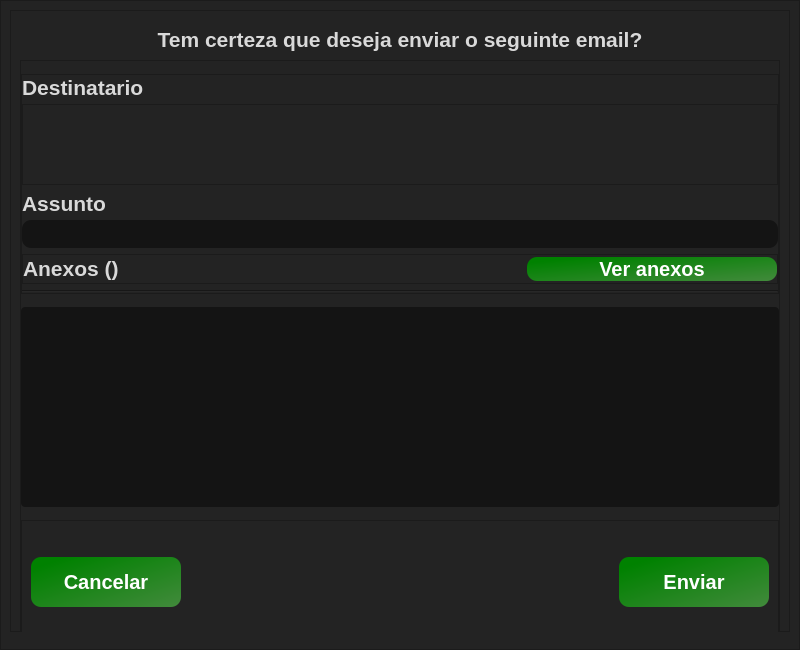
<?xml version="1.0" encoding="UTF-8"?>
<ui version="4.0">
 <class>MainWindow</class>
 <widget class="QMainWindow" name="MainWindow">
  <property name="geometry">
   <rect>
    <x>0</x>
    <y>0</y>
    <width>800</width>
    <height>650</height>
   </rect>
  </property>
  <property name="minimumSize">
   <size>
    <width>800</width>
    <height>600</height>
   </size>
  </property>
  <property name="maximumSize">
   <size>
    <width>800</width>
    <height>650</height>
   </size>
  </property>
  <property name="windowTitle">
   <string>Confirmação de email</string>
  </property>
  <widget class="QWidget" name="centralwidget">
   <layout class="QVBoxLayout" name="verticalLayout">
    <property name="spacing">
     <number>0</number>
    </property>
    <property name="leftMargin">
     <number>0</number>
    </property>
    <property name="topMargin">
     <number>0</number>
    </property>
    <property name="rightMargin">
     <number>0</number>
    </property>
    <property name="bottomMargin">
     <number>0</number>
    </property>
    <item>
     <widget class="QScrollArea" name="scrollArea">
      <property name="styleSheet">
       <string notr="true">background-color: rgb(35, 35,35);</string>
      </property>
      <property name="widgetResizable">
       <bool>true</bool>
      </property>
      <widget class="QWidget" name="scrollAreaWidgetContents">
       <property name="geometry">
        <rect>
         <x>0</x>
         <y>0</y>
         <width>798</width>
         <height>640</height>
        </rect>
       </property>
       <property name="maximumSize">
        <size>
         <width>16777215</width>
         <height>640</height>
        </size>
       </property>
       <layout class="QVBoxLayout" name="verticalLayout_2">
        <item>
         <widget class="QFrame" name="email_frame">
          <property name="maximumSize">
           <size>
            <width>16777215</width>
            <height>750</height>
           </size>
          </property>
          <property name="styleSheet">
           <string notr="true">background-color: rgb(35, 35,35);</string>
          </property>
          <property name="frameShape">
           <enum>QFrame::StyledPanel</enum>
          </property>
          <property name="frameShadow">
           <enum>QFrame::Raised</enum>
          </property>
          <layout class="QVBoxLayout" name="verticalLayout_28">
           <property name="topMargin">
            <number>15</number>
           </property>
           <property name="bottomMargin">
            <number>15</number>
           </property>
           <item>
            <widget class="QLabel" name="label_39">
             <property name="minimumSize">
              <size>
               <width>0</width>
               <height>28</height>
              </size>
             </property>
             <property name="maximumSize">
              <size>
               <width>16777215</width>
               <height>28</height>
              </size>
             </property>
             <property name="styleSheet">
              <string notr="true">
color: rgb(217, 217, 217);</string>
             </property>
             <property name="text">
              <string>&lt;html&gt;&lt;head/&gt;&lt;body&gt;&lt;p&gt;&lt;span style=&quot; font-size:16pt; font-weight:600;&quot;&gt;Tem certeza que deseja enviar o seguinte email?&lt;/span&gt;&lt;/p&gt;&lt;/body&gt;&lt;/html&gt;</string>
             </property>
             <property name="alignment">
              <set>Qt::AlignCenter</set>
             </property>
            </widget>
           </item>
           <item>
            <widget class="QFrame" name="frame_editor">
             <property name="minimumSize">
              <size>
               <width>0</width>
               <height>600</height>
              </size>
             </property>
             <property name="maximumSize">
              <size>
               <width>16777215</width>
               <height>600</height>
              </size>
             </property>
             <property name="frameShape">
              <enum>QFrame::StyledPanel</enum>
             </property>
             <property name="frameShadow">
              <enum>QFrame::Raised</enum>
             </property>
             <layout class="QVBoxLayout" name="verticalLayout_29">
              <property name="spacing">
               <number>0</number>
              </property>
              <property name="leftMargin">
               <number>0</number>
              </property>
              <property name="topMargin">
               <number>0</number>
              </property>
              <property name="rightMargin">
               <number>0</number>
              </property>
              <property name="bottomMargin">
               <number>0</number>
              </property>
              <item>
               <widget class="QFrame" name="frame_45">
                <property name="minimumSize">
                 <size>
                  <width>0</width>
                  <height>30</height>
                 </size>
                </property>
                <property name="maximumSize">
                 <size>
                  <width>16777215</width>
                  <height>220</height>
                 </size>
                </property>
                <property name="frameShape">
                 <enum>QFrame::StyledPanel</enum>
                </property>
                <property name="frameShadow">
                 <enum>QFrame::Raised</enum>
                </property>
                <layout class="QVBoxLayout" name="verticalLayout_27">
                 <property name="leftMargin">
                  <number>0</number>
                 </property>
                 <property name="topMargin">
                  <number>0</number>
                 </property>
                 <property name="rightMargin">
                  <number>0</number>
                 </property>
                 <property name="bottomMargin">
                  <number>0</number>
                 </property>
                 <item>
                  <widget class="QLabel" name="label_40">
                   <property name="minimumSize">
                    <size>
                     <width>0</width>
                     <height>23</height>
                    </size>
                   </property>
                   <property name="maximumSize">
                    <size>
                     <width>16777215</width>
                     <height>23</height>
                    </size>
                   </property>
                   <property name="styleSheet">
                    <string notr="true">
color: rgb(217, 217, 217);</string>
                   </property>
                   <property name="text">
                    <string>&lt;html&gt;&lt;head/&gt;&lt;body&gt;&lt;p&gt;&lt;span style=&quot; font-size:16pt; font-weight:600;&quot;&gt;Destinatario&lt;/span&gt;&lt;/p&gt;&lt;/body&gt;&lt;/html&gt;</string>
                   </property>
                  </widget>
                 </item>
                 <item>
                  <widget class="QScrollArea" name="scrollAreaDestinatarios">
                   <property name="minimumSize">
                    <size>
                     <width>0</width>
                     <height>53</height>
                    </size>
                   </property>
                   <property name="maximumSize">
                    <size>
                     <width>16777215</width>
                     <height>120</height>
                    </size>
                   </property>
                   <property name="widgetResizable">
                    <bool>true</bool>
                   </property>
                   <widget class="QWidget" name="scrollAreaWidgetContents_2">
                    <property name="geometry">
                     <rect>
                      <x>0</x>
                      <y>0</y>
                      <width>754</width>
                      <height>77</height>
                     </rect>
                    </property>
                    <layout class="QHBoxLayout" name="horizontalLayout"/>
                   </widget>
                  </widget>
                 </item>
                 <item>
                  <widget class="QLabel" name="label_41">
                   <property name="minimumSize">
                    <size>
                     <width>0</width>
                     <height>23</height>
                    </size>
                   </property>
                   <property name="maximumSize">
                    <size>
                     <width>16777215</width>
                     <height>23</height>
                    </size>
                   </property>
                   <property name="styleSheet">
                    <string notr="true">
color: rgb(217, 217, 217);</string>
                   </property>
                   <property name="text">
                    <string>&lt;html&gt;&lt;head/&gt;&lt;body&gt;&lt;p&gt;&lt;span style=&quot; font-size:16pt; font-weight:600;&quot;&gt;Assunto&lt;/span&gt;&lt;/p&gt;&lt;/body&gt;&lt;/html&gt;</string>
                   </property>
                  </widget>
                 </item>
                 <item>
                  <widget class="QLabel" name="assuntoConfirmacao">
                   <property name="minimumSize">
                    <size>
                     <width>0</width>
                     <height>28</height>
                    </size>
                   </property>
                   <property name="maximumSize">
                    <size>
                     <width>16777215</width>
                     <height>28</height>
                    </size>
                   </property>
                   <property name="styleSheet">
                    <string notr="true">background-color: rgb(20, 20, 20);
border-radius:9px;
font-size: 16px;
font-weight:bold;
color: rgb(255, 255, 255);</string>
                   </property>
                   <property name="text">
                    <string/>
                   </property>
                  </widget>
                 </item>
                 <item>
                  <widget class="QFrame" name="frame_2">
                   <property name="minimumSize">
                    <size>
                     <width>0</width>
                     <height>30</height>
                    </size>
                   </property>
                   <property name="frameShape">
                    <enum>QFrame::StyledPanel</enum>
                   </property>
                   <property name="frameShadow">
                    <enum>QFrame::Raised</enum>
                   </property>
                   <layout class="QHBoxLayout" name="horizontalLayout_2">
                    <property name="spacing">
                     <number>0</number>
                    </property>
                    <property name="leftMargin">
                     <number>0</number>
                    </property>
                    <property name="topMargin">
                     <number>0</number>
                    </property>
                    <property name="rightMargin">
                     <number>0</number>
                    </property>
                    <property name="bottomMargin">
                     <number>0</number>
                    </property>
                    <item>
                     <widget class="QLabel" name="label">
                      <property name="minimumSize">
                       <size>
                        <width>100</width>
                        <height>20</height>
                       </size>
                      </property>
                      <property name="maximumSize">
                       <size>
                        <width>150</width>
                        <height>16777215</height>
                       </size>
                      </property>
                      <property name="styleSheet">
                       <string notr="true">
color: rgb(217, 217, 217);
font-size:18px;</string>
                      </property>
                      <property name="text">
                       <string>&lt;html&gt;&lt;head/&gt;&lt;body&gt;&lt;p&gt;&lt;span style=&quot; font-size:16pt; font-weight:600;&quot;&gt;Anexos ()&lt;/span&gt;&lt;/p&gt;&lt;/body&gt;&lt;/html&gt;</string>
                      </property>
                     </widget>
                    </item>
                    <item>
                     <spacer name="horizontalSpacer">
                      <property name="orientation">
                       <enum>Qt::Horizontal</enum>
                      </property>
                      <property name="sizeHint" stdset="0">
                       <size>
                        <width>40</width>
                        <height>20</height>
                       </size>
                      </property>
                     </spacer>
                    </item>
                    <item>
                     <widget class="QPushButton" name="pushButton">
                      <property name="minimumSize">
                       <size>
                        <width>250</width>
                        <height>0</height>
                       </size>
                      </property>
                      <property name="maximumSize">
                       <size>
                        <width>200</width>
                        <height>16777215</height>
                       </size>
                      </property>
                      <property name="styleSheet">
                       <string notr="true">
QPushButton{
background-color: qlineargradient(spread:pad, x1:0, y1:0.017, x2:1, y2:1, stop:0.113636 rgba(0, 129, 0, 255), stop:1 rgba(66, 138, 60, 255));
border-radius:10px;
  text-align: center;
   color: #ffffff;
font-size:20px;
font-weight:bold;

}

QPushButton:hover{
background-color: rgb(36, 199, 31);


}

QPushButton:pressed{
  background-color: #3e8e41;

}</string>
                      </property>
                      <property name="text">
                       <string>Ver anexos</string>
                      </property>
                      <property name="icon">
                       <iconset>
                        <normaloff>../../Icons/white_versions/output-onlinepngtools (13).png</normaloff>../../Icons/white_versions/output-onlinepngtools (13).png</iconset>
                      </property>
                      <property name="iconSize">
                       <size>
                        <width>30</width>
                        <height>30</height>
                       </size>
                      </property>
                     </widget>
                    </item>
                   </layout>
                  </widget>
                 </item>
                 <item>
                  <widget class="Line" name="line">
                   <property name="orientation">
                    <enum>Qt::Horizontal</enum>
                   </property>
                  </widget>
                 </item>
                </layout>
               </widget>
              </item>
              <item>
               <widget class="QTextEdit" name="editorConfirmacao">
                <property name="enabled">
                 <bool>false</bool>
                </property>
                <property name="maximumSize">
                 <size>
                  <width>1300</width>
                  <height>200</height>
                 </size>
                </property>
                <property name="styleSheet">
                 <string notr="true">background-color: rgb(20, 20, 20);
border-radius:4px;

font-weight:bold;
color: rgb(255, 255, 255);</string>
                </property>
                <property name="html">
                 <string>&lt;!DOCTYPE HTML PUBLIC &quot;-//W3C//DTD HTML 4.0//EN&quot; &quot;http://www.w3.org/TR/REC-html40/strict.dtd&quot;&gt;
&lt;html&gt;&lt;head&gt;&lt;meta name=&quot;qrichtext&quot; content=&quot;1&quot; /&gt;&lt;style type=&quot;text/css&quot;&gt;
p, li { white-space: pre-wrap; }
&lt;/style&gt;&lt;/head&gt;&lt;body style=&quot; font-family:'MS Shell Dlg 2'; font-size:8.25pt; font-weight:600; font-style:normal;&quot;&gt;
&lt;p style=&quot;-qt-paragraph-type:empty; margin-top:0px; margin-bottom:0px; margin-left:0px; margin-right:0px; -qt-block-indent:0; text-indent:0px; font-weight:400;&quot;&gt;&lt;br /&gt;&lt;/p&gt;&lt;/body&gt;&lt;/html&gt;</string>
                </property>
               </widget>
              </item>
              <item>
               <widget class="QFrame" name="frame">
                <property name="maximumSize">
                 <size>
                  <width>16777215</width>
                  <height>125</height>
                 </size>
                </property>
                <property name="frameShape">
                 <enum>QFrame::StyledPanel</enum>
                </property>
                <property name="frameShadow">
                 <enum>QFrame::Raised</enum>
                </property>
                <layout class="QHBoxLayout" name="horizontalLayout_22">
                 <item>
                  <widget class="QPushButton" name="btnCancelarConfirmacao">
                   <property name="minimumSize">
                    <size>
                     <width>150</width>
                     <height>50</height>
                    </size>
                   </property>
                   <property name="styleSheet">
                    <string notr="true">
QPushButton{
background-color: qlineargradient(spread:pad, x1:0, y1:0.017, x2:1, y2:1, stop:0.113636 rgba(0, 129, 0, 255), stop:1 rgba(66, 138, 60, 255));
border-radius:10px;
  text-align: center;
   color: #ffffff;
font-size:20px;
font-weight:bold;

}

QPushButton:hover{
background-color: rgb(36, 199, 31);


}

QPushButton:pressed{
  background-color: #3e8e41;

}</string>
                   </property>
                   <property name="text">
                    <string>Cancelar</string>
                   </property>
                   <property name="icon">
                    <iconset>
                     <normaloff>../../Icons/white_versions/output-onlinepngtools (10).png</normaloff>../../Icons/white_versions/output-onlinepngtools (10).png</iconset>
                   </property>
                   <property name="iconSize">
                    <size>
                     <width>20</width>
                     <height>20</height>
                    </size>
                   </property>
                  </widget>
                 </item>
                 <item>
                  <spacer name="horizontalSpacer_2">
                   <property name="orientation">
                    <enum>Qt::Horizontal</enum>
                   </property>
                   <property name="sizeHint" stdset="0">
                    <size>
                     <width>40</width>
                     <height>20</height>
                    </size>
                   </property>
                  </spacer>
                 </item>
                 <item>
                  <widget class="QPushButton" name="btnEnviarConfirmacao">
                   <property name="minimumSize">
                    <size>
                     <width>150</width>
                     <height>50</height>
                    </size>
                   </property>
                   <property name="layoutDirection">
                    <enum>Qt::LeftToRight</enum>
                   </property>
                   <property name="styleSheet">
                    <string notr="true">
QPushButton{
background-color: qlineargradient(spread:pad, x1:0, y1:0.017, x2:1, y2:1, stop:0.113636 rgba(0, 129, 0, 255), stop:1 rgba(66, 138, 60, 255));
border-radius:10px;
  text-align: center;
   color: #ffffff;
font-size:20px;
font-weight:bold;

}

QPushButton:hover{
background-color: rgb(36, 199, 31);


}

QPushButton:pressed{
  background-color: #3e8e41;

}</string>
                   </property>
                   <property name="text">
                    <string>Enviar</string>
                   </property>
                   <property name="icon">
                    <iconset>
                     <normaloff>../../Icons/white_versions/output-onlinepngtools (14).png</normaloff>../../Icons/white_versions/output-onlinepngtools (14).png</iconset>
                   </property>
                   <property name="iconSize">
                    <size>
                     <width>40</width>
                     <height>40</height>
                    </size>
                   </property>
                  </widget>
                 </item>
                </layout>
               </widget>
              </item>
             </layout>
            </widget>
           </item>
          </layout>
         </widget>
        </item>
       </layout>
      </widget>
     </widget>
    </item>
   </layout>
  </widget>
 </widget>
 <resources/>
 <connections/>
</ui>
